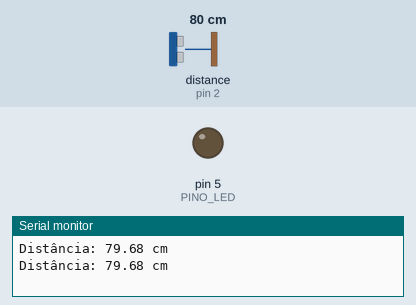
This sketch was run on a simulated Arduino Uno, built with avr-gcc and run on an emulated ATmega328P. On the bench: output pins drawn as LEDs (lit = HIGH), the last lines printed to the serial monitor. Wiring (inferred from the names in the program): ultrasonic range finder: trigger pin 4; echo pin 2. The inputs (shaded band) are chosen by the test bench; at power-on: distance to the obstacle (sensor on pin 2) 80 cm. The echo pulse lasts 58.3 µs per cm; pins used as bus, display or sensor lines are not drawn.

Above: at 1.8 s.
1.9 s: distance to the obstacle (sensor on pin 2) set to 12 cm
3.4 s: distance to the obstacle (sensor on pin 2) set to 9 cm
At 4.7 s:
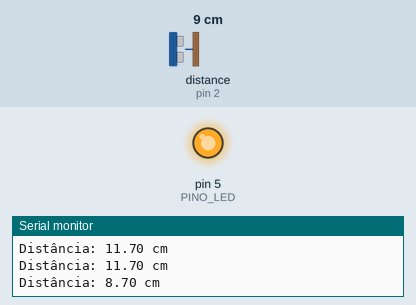
5.5 s: distance to the obstacle (sensor on pin 2) set to 18 cm
At 6.4 s:
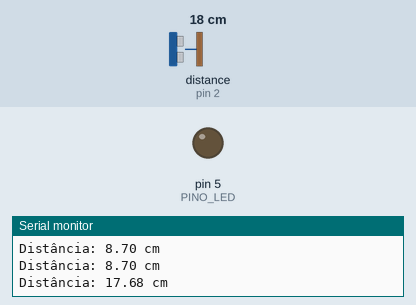
7.5 s: distance to the obstacle (sensor on pin 2) set to 2 cm
At 9.2 s:
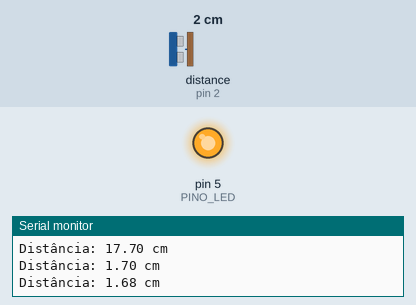
Timing chart, 0 to 10.5 s (numbered marks = the images above; inputs shaded):
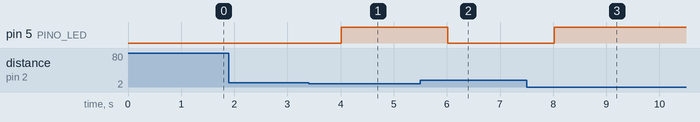

Measured:
- the behaviour switches between 11 and 10 cm on distance to the obstacle (sensor on pin 2) (found by bisection; images 0 and 1)
- after the input at 3.4 s, pin 5 (PINO_LED): LOW → HIGH after 0.62 s
- after the input at 5.5 s, pin 5 (PINO_LED): HIGH → LOW after 0.52 s
- after the input at 7.5 s, pin 5 (PINO_LED): LOW → HIGH after 0.52 s

The sketch:

codigo2.ino
```cpp
//---Codigo 2: ligando sensor com 1 led---//

const int PINO_TRIG = 4; //Pino D4 conectado ao TRIG do HC-SR04
const int PINO_ECHO = 2; //Pino D2 conectado ao ECHO do HC-SR047
//INCLUSÃO DO LED
const int PINO_LED = 5;  //Pino D5 conectado ao LED

void setup() {
  Serial.begin(9600); //Inicializa a comunicação serial
  pinMode(PINO_TRIG, OUTPUT); //Configura o pino TRIG como saída
  pinMode(PINO_ECHO, INPUT);  //Configura o pino ECHO como entrada
  pinMode(PINO_LED, OUTPUT);  //Configura o pino LED como saída
}

void loop() {
  digitalWrite(PINO_TRIG, LOW);
  delayMicroseconds(2);
  digitalWrite(PINO_TRIG, HIGH);
  delayMicroseconds(10);
  digitalWrite(PINO_TRIG, LOW);

  long duracao = pulseIn(PINO_ECHO, HIGH); //Mede o tempo de resposta do ECHO
  float distancia = (duracao * 0.0343) / 2; //Calcula a distância usando a velocidade do som (aproximadamente 343 m/s)
  Serial.print("Distância: ");
  Serial.print(distancia);
  Serial.println(" cm");

  if (distancia <= 10) //Quando estiver menor ou igual a 10 cm enviará um alerta. ** Valor editável para a distância preferir.
  {
    digitalWrite(PINO_LED, HIGH); //Acende o LED se a distância for menor ou igual a 10 cm
  } else {
    digitalWrite(PINO_LED, LOW);  //Desliga o LED caso contrário
  }

  delay(1000); //Aguarda 1 segundo antes de fazer a próxima leitura
}
```
